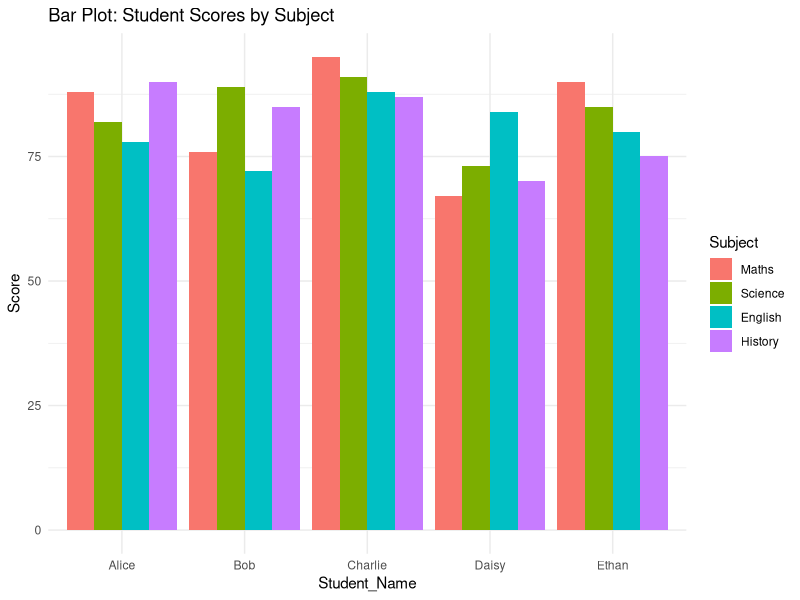
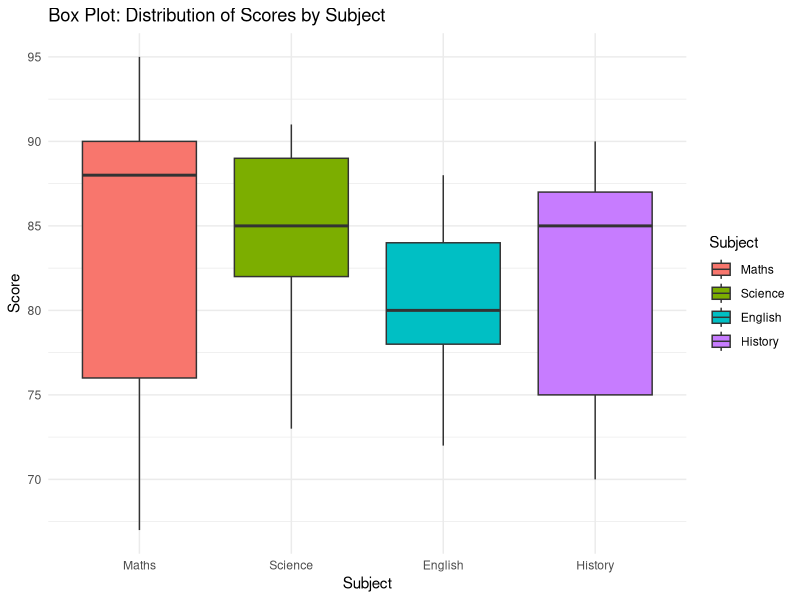
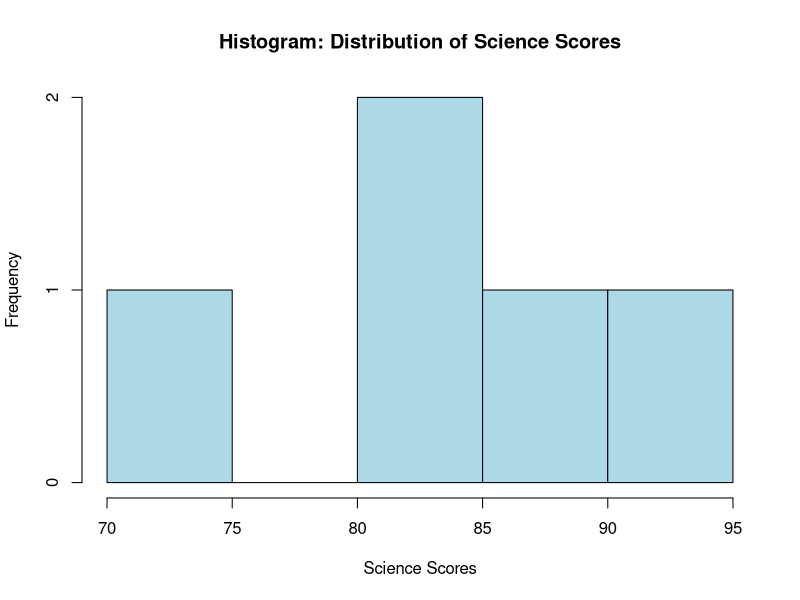
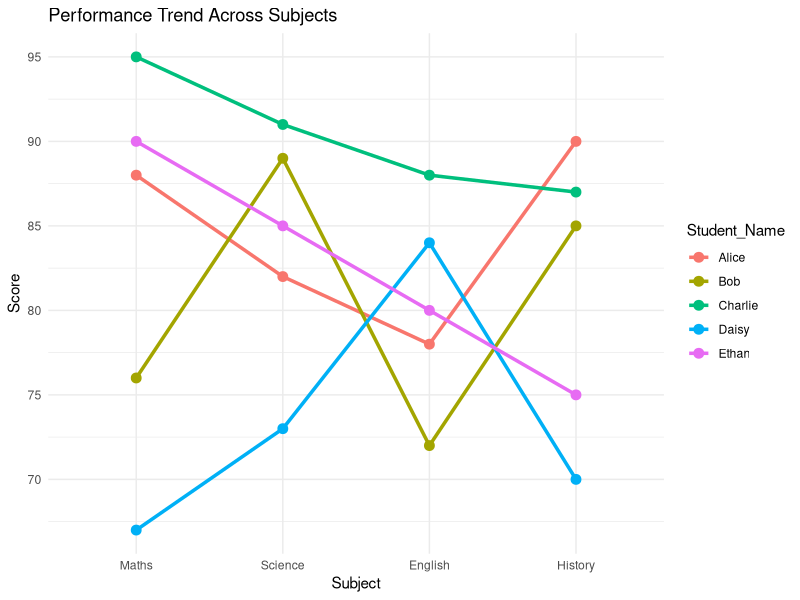

Generate these figures, in order, with R:
# Load necessary libraries
library(ggplot2)
library(reshape2)

# -----------------------------
# 1. Create the Dataset
# -----------------------------
students <- data.frame(
  Student_Name = c("Alice", "Bob", "Charlie", "Daisy", "Ethan"),
  Maths = c(88, 76, 95, 67, 90),
  Science = c(82, 89, 91, 73, 85),
  English = c(78, 72, 88, 84, 80),
  History = c(90, 85, 87, 70, 75)
)

print("Student Dataset:")
print(students)

# -----------------------------
# 2. Check for missing values
# -----------------------------
print("Check for missing values:")
sum(is.na(students))  # Should be 0 if no missing data

# -----------------------------
# 3. Summary Statistics
# -----------------------------
summary_stats <- data.frame(
  Subject = names(students)[2:5],
  Mean = sapply(students[2:5], mean),
  Median = sapply(students[2:5], median),
  SD = sapply(students[2:5], sd)
)

print("Summary Statistics:")
print(summary_stats)

# -----------------------------
# 4. Data Reshaping for ggplot2
# -----------------------------
students_long <- melt(students, id.vars = "Student_Name",
                      variable.name = "Subject", value.name = "Score")

# -----------------------------
# 5. Bar Plot of Scores
# -----------------------------
ggplot(students_long, aes(x = Student_Name, y = Score, fill = Subject)) +
  geom_bar(stat = "identity", position = "dodge") +
  ggtitle("Bar Plot: Student Scores by Subject") +
  theme_minimal()

# -----------------------------
# 6. Box Plot
# -----------------------------
ggplot(students_long, aes(x = Subject, y = Score, fill = Subject)) +
  geom_boxplot() +
  ggtitle("Box Plot: Distribution of Scores by Subject") +
  theme_minimal()

# -----------------------------
# 7. Histogram of Science Scores
# -----------------------------
hist(students$Science,
     main = "Histogram: Distribution of Science Scores",
     xlab = "Science Scores",
     col = "lightblue",
     border = "black")

# -----------------------------
# 8. Line Plot: Performance Trend
# -----------------------------
ggplot(students_long, aes(x = Subject, y = Score, group = Student_Name, color = Student_Name)) +
  geom_line(size = 1.2) +
  geom_point(size = 3) +
  ggtitle("Performance Trend Across Subjects") +
  theme_minimal()

# -----------------------------
# 9. Identify Top and Bottom Scorers
# -----------------------------
top_scorers <- sapply(students[2:5], function(x) students$Student_Name[which.max(x)])
bottom_scorers <- sapply(students[2:5], function(x) students$Student_Name[which.min(x)])

print("Top Scorers:")
print(top_scorers)

print("Bottom Scorers:")
print(bottom_scorers)
